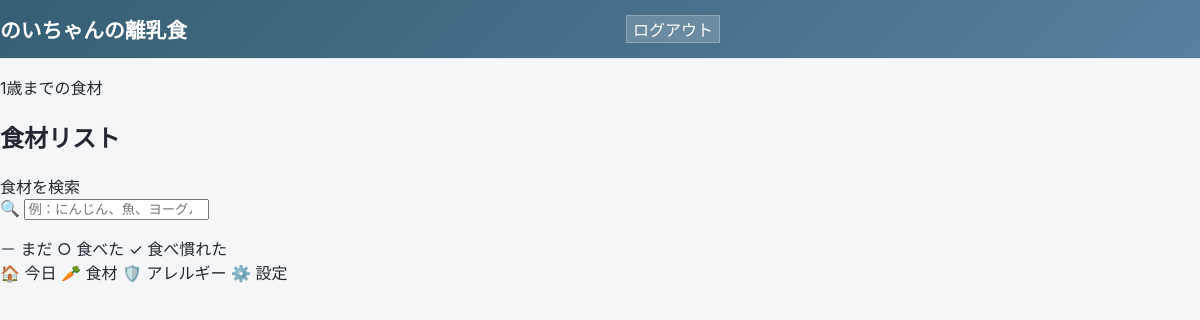
Before: /feeding/foods/ (signed in) with the older database file.
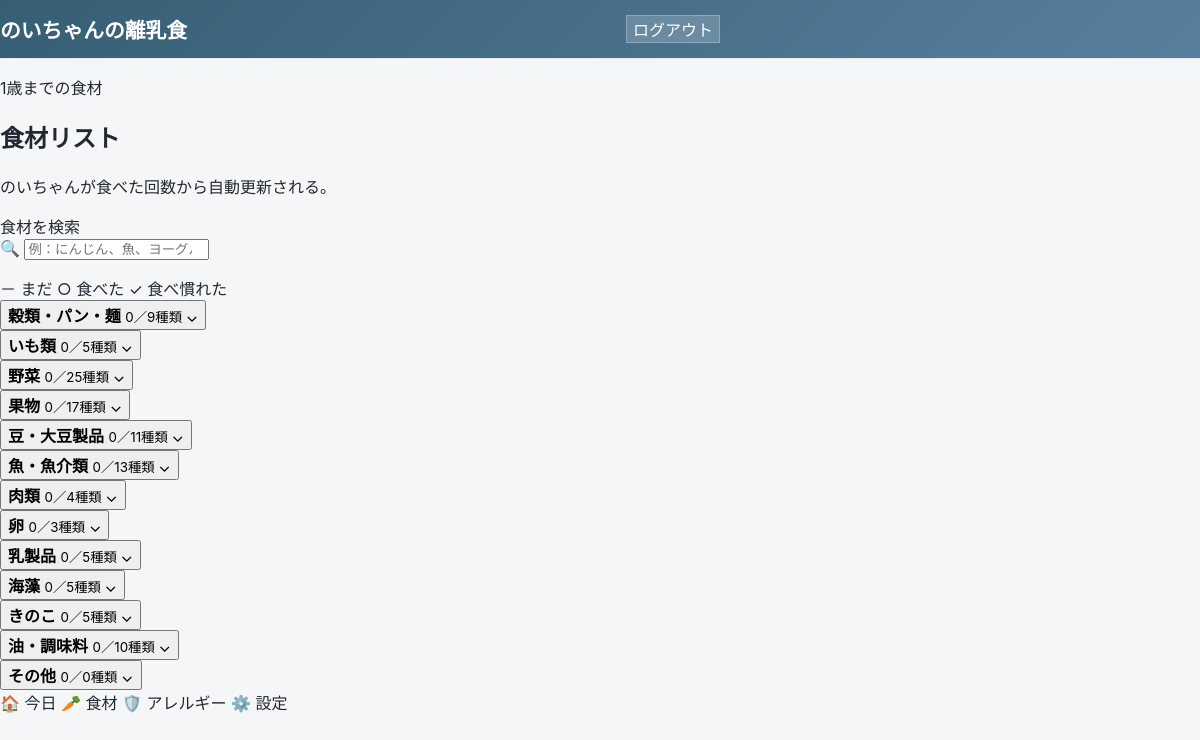
After: the same page with the newer database file.
### feeding/models.py (models this page shows, shortened)
class Baby(models.Model):
    name = models.CharField(
        "名前",
        max_length=50,
    )
    birth_date = models.DateField(
        "生年月日",
    )
    created_at = models.DateTimeField(
        "作成日時",
        auto_now_add=True,
    )
    updated_at = models.DateTimeField(
        "更新日時",
        auto_now=True,
    )
    class Meta:
        verbose_name = "赤ちゃん"
        verbose_name_plural = "赤ちゃん"
        ordering = ["birth_date", "name"]

class FoodCategory(models.Model):
    name = models.CharField(
        "ジャンル名",
        max_length=50,
        unique=True,
    )
    display_order = models.PositiveIntegerField(
        "表示順",
        default=0,
    )
    is_active = models.BooleanField(
        "表示する",
        default=True,
    )
    class Meta:
        verbose_name = "食材ジャンル"
        verbose_name_plural = "食材ジャンル"
        ordering = ["display_order", "name"]

### feeding/views.py (the view)
@login_required
def food_list(request):
    baby = get_current_baby()
    categories = (
        FoodCategory.objects
        .filter(is_active=True)
        .prefetch_related(
            "foods__meal_items",
            "foods__meal_item_ingredient_snapshots",
        )
        .order_by("display_order", "name")
    )
    category_cards = []
    for category in categories:
        food_cards = []
        foods = (
            category.foods
            .filter(
                is_active=True,
                show_in_first_year_list=True,
            )
            .order_by("name")
        )
        for food in foods:
            direct_meal_ids = set()
            if baby:
                direct_meal_ids = set(
                    food.meal_items
                    .filter(meal__baby=baby)
                    .values_list("meal_id", flat=True)
                )
            dish_meal_ids = set()
            if baby:
                dish_meal_ids = set(
                    food.meal_item_ingredient_snapshots
                    .filter(meal_item__meal__baby=baby)
                    .values_list("meal_item__meal_id", flat=True)
                )
            meal_ids = direct_meal_ids | dish_meal_ids
            eaten_count = len(meal_ids)
            if eaten_count == 0:
                status = "not-yet"
                status_label = "まだ"
                status_icon = "－"
            elif eaten_count < 3:
                status = "tried"
                status_label = "食べた"
                status_icon = "○"
            else:
                status = "familiar"
                status_label = "食べ慣れた"
                status_icon = "✓"
            food_cards.append(
                {
                    "food": food,
                    "count": eaten_count,
                    "status": status,
                    "status_label": status_label,
                    "status_icon": status_icon,
                }
            )
        eaten_food_count = sum(
            1
            for card in food_cards
            if card["count"] > 0
        )
        category_cards.append(
            {
                "category": category,
                "foods": food_cards,
                "eaten_count": eaten_food_count,
                "total_count": len(food_cards),
            }
        )
    context = {
        "baby": baby,
        "category_cards": category_cards,
    }
    return render(
        request,
        "feeding/food_list.html",
        context,
    )

### feeding/views.py (called while the page is built)
def get_current_baby():
    return Baby.objects.order_by("id").first()

### feeding/templates/feeding/food_list.html (shortened to what this page needs)
{% extends "feeding/base.html" %}
{% block content %}
<section class="page-header">
    <p class="eyebrow">1歳までの食材</p>
    <h2>食材リスト</h2>
    {% if baby %}
        <p class="page-description">
            {{ baby.name }}が食べた回数から自動更新される。
        </p>
    {% endif %}
</section>
<section class="food-search-section">
    <label for="food-search" class="search-label">
        食材を検索
    </label>
    <div class="search-box">
        <span class="search-icon">🔍</span>
        <input
            type="search"
            id="food-search"
            class="food-search-input"
            placeholder="例：にんじん、魚、ヨーグルト"
            autocomplete="off"
        >
    </div>
</section>
<div class="status-legend">
    <span class="legend-item not-yet">－ まだ</span>
    <span class="legend-item tried">○ 食べた</span>
    <span class="legend-item familiar">✓ 食べ慣れた</span>
</div>
<div class="category-list" id="category-list">
    {% for card in category_cards %}
        <section
            class="food-category-card"
            data-category-card
        >
            <button
                type="button"
                class="category-toggle"
                data-category-toggle
                aria-expanded="false"
                aria-controls="category-content-{{ card.category.id }}"
            >
                <span class="category-toggle-main">
                    <span>
                        <strong>{{ card.category.name }}</strong>
                        <small>
                            {{ card.eaten_count }}／{{ card.total_count }}種類
                        </small>
                    </span>
                    <span class="category-chevron" aria-hidden="true">
                        ⌄
                    </span>
                </span>
            </button>
        </section>
    {% endfor %}
</div>
{% endblock %}

### feeding/templates/feeding/base.html (shortened to what this page needs)
{% load static %}
<!DOCTYPE html>
<html lang="ja">
<head>
    <link
        rel="stylesheet"
        href="{% static 'feeding/css/style.css' %}"
    >
</head>
<body class="{% if user.is_authenticated %}authenticated{% else %}guest{% endif %}">
{% if user.is_authenticated %}
<header class="app-header">
    <div class="app-container">
        <a
            href="{% url 'feeding:today' %}"
            class="app-title"
        >
            のいちゃんの離乳食
        </a>
        <form
            method="post"
            action="{% url 'logout' %}"
        >
            <button
                type="submit"
                class="logout-button"
            >
                ログアウト
            </button>
        </form>
    </div>
</header>
{% endif %}
<main class="app-main">
    <div class="app-container">
        {% block content %}
        {% endblock %}
    </div>
</main>
{% if user.is_authenticated %}
<nav class="bottom-navigation">
    <a
        href="{% url 'feeding:today' %}"
        class="nav-item"
    >
        <span class="nav-icon">🏠</span>
        <span>今日</span>
    </a>
    <a
        href="{% url 'feeding:food_list' %}"
        class="nav-item"
    >
        <span class="nav-icon">🥕</span>
        <span>食材</span>
    </a>
    <a
        href="{% url 'feeding:allergen_list' %}"
        class="nav-item"
    >
        <span class="nav-icon">🛡️</span>
        <span>アレルギー</span>
    </a>
    <a
        href="#"
        class="nav-item"
    >
        <span class="nav-icon">⚙️</span>
        <span>設定</span>
    </a>
</nav>
{% endif %}
</body>
</html>

### static/css/style.css (style rules this page uses)
:root { --background: #f5f6f8; --surface: #ffffff; --text-main: #222831; --text-muted: #727982; --border: #e7e9ed; --primary: #365f75; --primary-soft: #e8f0f4; --accent: #e8a45a; --danger-soft: #fff0e7; --shadow: 0 8px 24px rgba(32, 45, 55, 0.06); }
* { box-sizing: border-box; }
html { background: var(--background); }
body { margin: 0; min-height: 100vh; padding-bottom: 24px; background: var(--background); color: var(--text-main); font-family: -apple-system, BlinkMacSystemFont, "Segoe UI", "Noto Sans JP", sans-serif; }
a { color: inherit; text-decoration: none; }
button { font: inherit; }
.app-container { max-width: 720px; }
.app-header { position: sticky; top: 0; z-index: 100; padding: calc(14px + env(safe-area-inset-top)) 0 14px; background: var(--primary); border-bottom: 1px solid var(--border); backdrop-filter: blur(16px); }
.app-header .app-container { display: flex; align-items: center; justify-content: space-between; }
.app-title { color: whitesmoke; font-size: 1.3rem; font-weight: 800; }
.app-header, .app-header a, .app-header p, .app-header span, .app-header h1 { color: #fff; }
.app-header .logout-button { background: rgba(255,255,255,.18); color: #fff; border: 1px solid rgba(255,255,255,.25); }
.app-header { background: linear-gradient( 135deg, var(--primary), #587f9d ); }

Changed rows visible on the page:
added Baby: name "のいちゃん"
added FoodCategory: category.name "穀類・パン・麺", eaten_count "0", total_count "9"
added FoodCategory: category.name "いも類", eaten_count "0", total_count "5"
added FoodCategory: category.name "野菜", eaten_count "0", total_count "25"
added FoodCategory: category.name "果物", eaten_count "0", total_count "17"
added FoodCategory: category.name "豆・大豆製品", eaten_count "0", total_count "11"
added FoodCategory: category.name "魚・魚介類", eaten_count "0", total_count "13"
added FoodCategory: category.name "肉類", eaten_count "0", total_count "4"
added FoodCategory: category.name "卵", eaten_count "0", total_count "3"
added FoodCategory: category.name "乳製品", eaten_count "0", total_count "5"
added FoodCategory: category.name "海藻", eaten_count "0", total_count "5"
added FoodCategory: category.name "きのこ", eaten_count "0", total_count "5"
added FoodCategory: category.name "油・調味料", eaten_count "0", total_count "10"
added FoodCategory: category.name "その他", eaten_count "0", total_count "0"
Other visible differences:
text now shown: "が食べた回数から自動更新される。"
